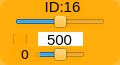
    <widget class="QWidget" name="widget_id16" native="true">
     <property name="geometry">
      <rect>
       <x>110</x>
       <y>140</y>
       <width>120</width>
       <height>65</height>
      </rect>
     </property>
     <property name="maximumSize">
      <size>
       <width>16777161</width>
       <height>16777215</height>
      </size>
     </property>
     <property name="styleSheet">
      <string notr="true">background-color: rgb(255, 170, 0, 200);
border-radius:10px;</string>
     </property>
     <widget class="QLabel" name="label_ID16">
      <property name="geometry">
       <rect>
        <x>40</x>
        <y>1</y>
        <width>45</width>
        <height>12</height>
       </rect>
      </property>
      <property name="minimumSize">
       <size>
        <width>0</width>
        <height>10</height>
       </size>
      </property>
      <property name="font">
       <font>
        <family>Arial</family>
        <pointsize>11</pointsize>
       </font>
      </property>
      <property name="styleSheet">
       <string notr="true">background-color: rgb(255, 255, 255， 0);
border-radius:0px;</string>
      </property>
      <property name="text">
       <string>ID:16</string>
      </property>
      <property name="alignment">
       <set>Qt::AlignCenter</set>
      </property>
     </widget>
     <widget class="QSlider" name="horizontalSlider_pulse_id16">
      <property name="geometry">
       <rect>
        <x>15</x>
        <y>16</y>
        <width>90</width>
        <height>12</height>
       </rect>
      </property>
      <property name="autoFillBackground">
       <bool>false</bool>
      </property>
      <property name="styleSheet">
       <string notr="true">QSlider{
	background: rgb(0, 0, 0);
	border-radius:0px;
}
QSlider::handle {/*设置中间的那个滑动的键*/                           background: rgb(255, 255, 255)}background-color: rgb(0, 0, 0);
border-radius:0px;</string>
      </property>
      <property name="minimum">
       <number>0</number>
      </property>
      <property name="maximum">
       <number>1000</number>
      </property>
      <property name="pageStep">
       <number>1</number>
      </property>
      <property name="value">
       <number>500</number>
      </property>
      <property name="orientation">
       <enum>Qt::Horizontal</enum>
      </property>
     </widget>
     <widget class="QSlider" name="horizontalSlider_dev_id16">
      <property name="geometry">
       <rect>
        <x>35</x>
        <y>48</y>
        <width>50</width>
        <height>13</height>
       </rect>
      </property>
      <property name="styleSheet">
       <string notr="true">background-color: rgb(255, 255, 255， 0);</string>
      </property>
      <property name="minimum">
       <number>-125</number>
      </property>
      <property name="maximum">
       <number>125</number>
      </property>
      <property name="pageStep">
       <number>1</number>
      </property>
      <property name="orientation">
       <enum>Qt::Horizontal</enum>
      </property>
     </widget>
     <widget class="QLabel" name="label_id16">
      <property name="geometry">
       <rect>
        <x>10</x>
        <y>47</y>
        <width>30</width>
        <height>15</height>
       </rect>
      </property>
      <property name="minimumSize">
       <size>
        <width>0</width>
        <height>10</height>
       </size>
      </property>
      <property name="font">
       <font>
        <family>DejaVu Sans</family>
        <pointsize>10</pointsize>
       </font>
      </property>
      <property name="styleSheet">
       <string notr="true">background-color: rgb(255, 255, 255， 0);</string>
      </property>
      <property name="text">
       <string>0</string>
      </property>
      <property name="alignment">
       <set>Qt::AlignCenter</set>
      </property>
     </widget>
     <widget class="QLineEdit" name="lineEdit_id16">
      <property name="geometry">
       <rect>
        <x>38</x>
        <y>32</y>
        <width>45</width>
        <height>14</height>
       </rect>
      </property>
      <property name="sizePolicy">
       <sizepolicy hsizetype="Fixed" vsizetype="Fixed">
        <horstretch>0</horstretch>
        <verstretch>0</verstretch>
       </sizepolicy>
      </property>
      <property name="font">
       <font>
        <family>Arial</family>
        <pointsize>11</pointsize>
       </font>
      </property>
      <property name="autoFillBackground">
       <bool>false</bool>
      </property>
      <property name="styleSheet">
       <string notr="true">background-color: rgb(255, 255, 255);
border-radius:0px;</string>
      </property>
      <property name="text">
       <string>500</string>
      </property>
      <property name="maxLength">
       <number>1000</number>
      </property>
      <property name="alignment">
       <set>Qt::AlignCenter</set>
      </property>
      <property name="dragEnabled">
       <bool>false</bool>
      </property>
      <property name="readOnly">
       <bool>false</bool>
      </property>
     </widget>
     <widget class="QCheckBox" name="checkBox_id16">
      <property name="geometry">
       <rect>
        <x>13</x>
        <y>34</y>
        <width>15</width>
        <height>10</height>
       </rect>
      </property>
      <property name="text">
       <string/>
      </property>
     </widget>
    </widget>
